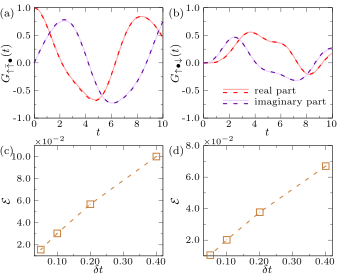

Source code (gnuplot):
set term epslatex standalone size 8.6cm,7cm font ",8" header\
'\usepackage{scalerel}'

lw = 3



# set linestyle 1 lw lw lc rgb "#000080"
# set linestyle 2 lw lw lc rgb "#DDDDFF"
# set linestyle 3 lw lw lc rgb "#AAAAFF"
# set linestyle 4 lw lw lc rgb "#5555FF"
# set linestyle 5 lw lw lc rgb "#0000FF"

# set linestyle 6 lw lw lc rgb "#800000"
# set linestyle 7 lw lw lc rgb "#FFDDDD"
# set linestyle 8 lw lw lc rgb "#FFAAAA"
# set linestyle 9 lw lw lc rgb "#FF5555"
# set linestyle 10 lw lw lc rgb "#FF0000"

# set linestyle 1 lw lw lc rgb "pink"
# set linestyle 2 lw lw lc rgb "red"
# set linestyle 3 lw lw lc rgb "#90EE90"
# set linestyle 4 lw lw lc rgb "#009E73"
# set linestyle 5 lw lw lc rgb "#1E90FF"
# set linestyle 6 lw lw lc rgb "blue"
# set linestyle 7 lw lw lc rgb "violet"
# set linestyle 8 lw lw lc rgb "dark-violet"
# set linestyle 9 lw lw lc rgb "#DEB887"
set linestyle 10 lw lw lc rgb "#CD853F"

set linestyle 1 lw lw lc rgb "#FFA0A0"
set linestyle 2 lw lw lc rgb "#FF0000"
set linestyle 3 lw lw lc rgb "#E5CCFF"
set linestyle 4 lw lw lc rgb "#660099"

set out "fig.tex"
set multiplot


# main Figure
set xrange [-0.05:1.05]
set yrange [0:0.55]
set ytics 0,0.1,0.5 offset 0.5,0
set format x '\small{%g}'
set format y '\small{%.1f}'
set xlabel '$\tau$' offset 0,1.2
set ylabel '$G_{\uparrow\uparrow}(\tau)$' offset 3.5,0
set key Left maxrows 4 samplen 3 width -7 vertical spacing 0.9 offset 0,0.1
#set key samplen 1 maxcolumns 1
set lmargin 0
set rmargin 0
set tmargin 0
set bmargin 0

w=0.38
h=0.4

# (a)
set size w,h
set origin 0.1,0.57
set xrange [0:10]
set xtics 0,2,10 offset 0,0.48
set yrange [-1:1]
set ytics -1,0.5,1
set mxtics 2
set mytics 2
set ylabel '$G_{\uparrow\bar{\uparrow}\bullet}(t)$' offset 3.5,0
set xlabel '$t$'
set label '(a)' at graph -0.27,0.95
# set label 'real' at graph 0.3,0.1
# set arrow from graph 0.05,0.115 to graph 0.25,0.115 ls 2 nohead
# set arrow from graph 0.05,0.085 to graph 0.25,0.085 ls 8 dt 2 nohead
# set label 'imag' at graph 0.78,0.1
# set arrow from graph 0.53,0.115 to graph 0.73,0.115 ls 6 nohead
# set arrow from graph 0.53,0.085 to graph 0.73,0.085 ls 4 dt 2 nohead
plot "ed_uu.dat" u 1:2 w l ls 1 notitle,\
     "uu.dat" u 1:2 w l ls 2 dt 2 notitle,\
     "ed_uu.dat" u 1:3 w l ls 3 notitle,\
     "uu.dat" u 1:3 w l ls 4 dt 2 notitle

     

# (b)
unset label
unset arrow
set size w,h
set origin 0.6,0.57
set label '(b)' at graph -0.27,0.95
set yrange [-1:1]
set label '\small{real part}' at graph 0.4,0.25
set arrow from graph 0.15,0.26 to graph 0.35,0.26 ls 1 nohead
set arrow from graph 0.15,0.23 to graph 0.35,0.23 ls 2 dt 2 nohead
set label '\small{imaginary part}' at graph 0.4,0.15
set arrow from graph 0.15,0.16 to graph 0.35,0.16 ls 3 nohead
set arrow from graph 0.15,0.13 to graph 0.35,0.13 ls 4 dt 2 nohead
set ylabel '$G_{\uparrow\bullet\downarrow}(t)$' offset 3.5,0
plot "ed_ud.dat" u 1:2 w l ls 1 notitle,\
     "ud.dat" u 1:2 w l ls 2 dt 2 notitle,\
     "ed_ud.dat" u 1:3 w l ls 3 notitle,\
     "ud.dat" u 1:3 w l ls 4 dt 2 notitle
     
# (c)
unset label
unset arrow
set size w,h
set origin 0.1,0.07
set key bottom
set yrange [1:11]
set ytics 0,2,10
set xrange [0.03:0.42]
set xtics 0.1,0.1,0.4
set format x '\small{%.2f}'
set label '(c)' at graph -0.27,0.95
set ylabel '$\mathcal{E}$' offset 3.5,0
set xlabel '$\delta t$'
set label '$\scriptstyle\times10^{-2}$' at graph 0,1.04
plot "uu_dt.dat" u 1:($2*1e2) w lp ls 10 dt 2 pt 4 ps 1.5 notitle,\
     

# (d)
set size w,h
set origin 0.6,0.07
unset label
set label '(d)' at graph -0.27,0.95
set yrange [1:8]
set ylabel '$\mathcal{E}$' offset 2.5,0
set label '$\scriptstyle\times10^{-2}$' at graph 0,1.04
plot "ud_dt.dat" u 1:($2*1e2) w lp ls 10 dt 2 pt 4 ps 1.5 notitle,\
